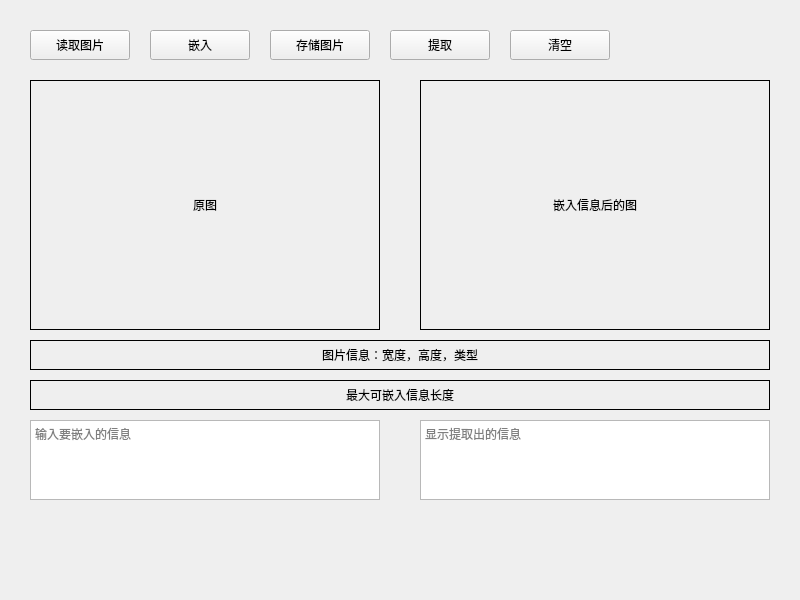
<?xml version="1.0" encoding="UTF-8"?>
<ui version="4.0">
 <class>MainWindow</class>
 <widget class="QMainWindow" name="MainWindow">
  <property name="geometry">
   <rect>
    <x>0</x>
    <y>0</y>
    <width>800</width>
    <height>600</height>
   </rect>
  </property>
  <property name="windowTitle">
   <string>MainWindow</string>
  </property>
  <widget class="QWidget" name="centralwidget">
   <widget class="QPushButton" name="readImageButton">
    <property name="geometry">
     <rect>
      <x>30</x>
      <y>30</y>
      <width>100</width>
      <height>30</height>
     </rect>
    </property>
    <property name="text">
     <string>读取图片</string>
    </property>
   </widget>
   <widget class="QPushButton" name="embedButton">
    <property name="geometry">
     <rect>
      <x>150</x>
      <y>30</y>
      <width>100</width>
      <height>30</height>
     </rect>
    </property>
    <property name="text">
     <string>嵌入</string>
    </property>
   </widget>
   <widget class="QPushButton" name="saveImageButton">
    <property name="geometry">
     <rect>
      <x>270</x>
      <y>30</y>
      <width>100</width>
      <height>30</height>
     </rect>
    </property>
    <property name="text">
     <string>存储图片</string>
    </property>
   </widget>
   <widget class="QPushButton" name="extractButton">
    <property name="geometry">
     <rect>
      <x>390</x>
      <y>30</y>
      <width>100</width>
      <height>30</height>
     </rect>
    </property>
    <property name="text">
     <string>提取</string>
    </property>
   </widget>
   <widget class="QPushButton" name="clearButton">
    <property name="geometry">
     <rect>
      <x>510</x>
      <y>30</y>
      <width>100</width>
      <height>30</height>
     </rect>
    </property>
    <property name="text">
     <string>清空</string>
    </property>
   </widget>
   <widget class="QLabel" name="originalImageLabel">
    <property name="geometry">
     <rect>
      <x>30</x>
      <y>80</y>
      <width>350</width>
      <height>250</height>
     </rect>
    </property>
    <property name="text">
     <string>原图</string>
    </property>
    <property name="alignment">
     <set>Qt::AlignCenter</set>
    </property>
    <property name="frameShape">
     <enum>QFrame::Box</enum>
    </property>
   </widget>
   <widget class="QLabel" name="modifiedImageLabel">
    <property name="geometry">
     <rect>
      <x>420</x>
      <y>80</y>
      <width>350</width>
      <height>250</height>
     </rect>
    </property>
    <property name="text">
     <string>嵌入信息后的图</string>
    </property>
    <property name="alignment">
     <set>Qt::AlignCenter</set>
    </property>
    <property name="frameShape">
     <enum>QFrame::Box</enum>
    </property>
   </widget>
   <widget class="QLabel" name="imageInfoLabel">
    <property name="geometry">
     <rect>
      <x>30</x>
      <y>340</y>
      <width>740</width>
      <height>30</height>
     </rect>
    </property>
    <property name="text">
     <string>图片信息：宽度，高度，类型</string>
    </property>
    <property name="alignment">
     <set>Qt::AlignCenter</set>
    </property>
    <property name="frameShape">
     <enum>QFrame::Box</enum>
    </property>
   </widget>
   <widget class="QLabel" name="maxLengthLabel">
    <property name="geometry">
     <rect>
      <x>30</x>
      <y>380</y>
      <width>740</width>
      <height>30</height>
     </rect>
    </property>
    <property name="text">
     <string>最大可嵌入信息长度</string>
    </property>
    <property name="alignment">
     <set>Qt::AlignCenter</set>
    </property>
    <property name="frameShape">
     <enum>QFrame::Box</enum>
    </property>
   </widget>
   <widget class="QTextEdit" name="messageTextEdit">
    <property name="geometry">
     <rect>
      <x>30</x>
      <y>420</y>
      <width>350</width>
      <height>80</height>
     </rect>
    </property>
    <property name="placeholderText">
     <string>输入要嵌入的信息</string>
    </property>
   </widget>
   <widget class="QTextEdit" name="extractedMessageTextEdit">
    <property name="geometry">
     <rect>
      <x>420</x>
      <y>420</y>
      <width>350</width>
      <height>80</height>
     </rect>
    </property>
    <property name="readOnly">
     <bool>true</bool>
    </property>
    <property name="placeholderText">
     <string>显示提取出的信息</string>
    </property>
   </widget>
  </widget>
 </widget>
 <resources/>
 <connections/>
</ui>
